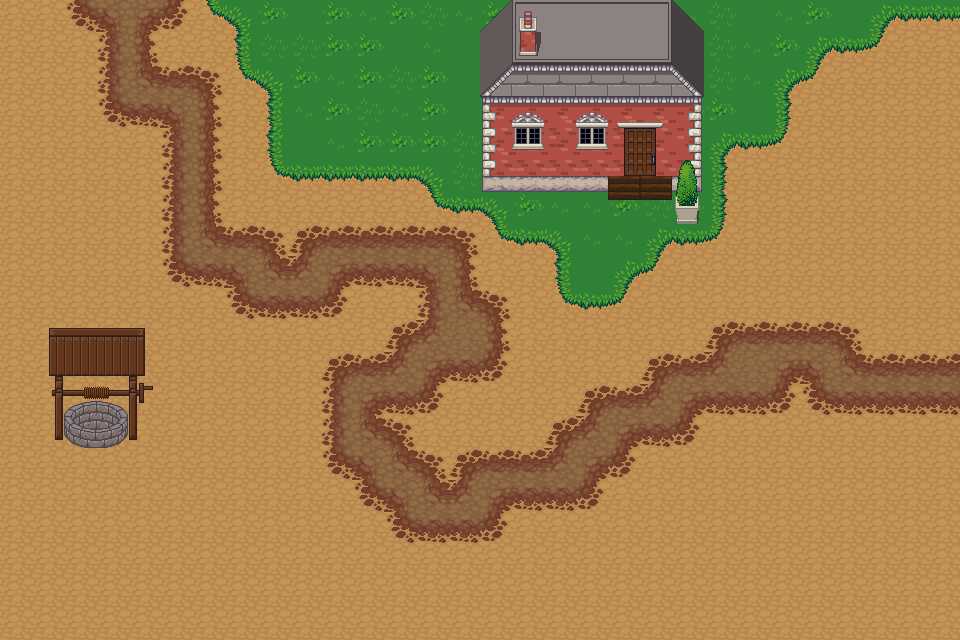

A level layout from a 2D game, rendered from its tile map. Below: a short description, then the map file with tile-grid data replaced by summaries:
An orthogonal 30x20 tile map with 32x32 px tiles, 7 tile layers (base-layer, path-layer, house-base-layer, house-interaction-layer, ...), 2 tilesets and 11 objects (in-front-of-house, in-front-of-well, off-the-path-point, grassy-plain-area, start-point, ...).

<map version="1.10" tiledversion="1.10.1" orientation="orthogonal" renderorder="right-down" width="30" height="20" tilewidth="32" tileheight="32" infinite="0" nextlayerid="11" nextobjectid="15">
 <tileset firstgid="1" source="terrain.tsx" />
 <tileset firstgid="1025" source="Exterior Tiles.tsx" />
 <layer id="1" name="base-layer" width="30" height="20">
  <data>[600 cells, 600 non-empty, 1 distinct tile ids]</data>
 </layer>
 <layer id="2" name="path-layer" width="30" height="20">
  <data>[600 cells, 256 non-empty, 24 distinct tile ids]</data>
 </layer>
 <layer id="3" name="house-base-layer" width="30" height="20">
  <data>[600 cells, 42 non-empty, 22 distinct tile ids]</data>
 </layer>
 <layer id="4" name="house-interaction-layer" width="30" height="20">
  <data>[600 cells, 10 non-empty, 8 distinct tile ids]</data>
 </layer>
 <layer id="5" name="house-exterior-layer" width="30" height="20">
  <data>[600 cells, 8 non-empty, 6 distinct tile ids]</data>
 </layer>
 <layer id="6" name="well-layer" width="30" height="20">
  <properties>
   <property name="base-y" value="12" />
  </properties>
  <data>[600 cells, 10 non-empty, 10 distinct tile ids]</data>
 </layer>
 <layer id="7" name="well-layer-2" width="30" height="20">
  <properties>
   <property name="base-y" value="12" />
  </properties>
  <data>[600 cells, 10 non-empty, 10 distinct tile ids]</data>
 </layer>
 <objectgroup id="8" name="collision-layer">
  <object id="1" x="481.618" y="24.6687" width="220.356" height="166.867" />
  <object id="4" x="58.2179" y="415.32" width="75.307" height="33.508" />
  <object id="6" x="676.02" y="196.902" width="23.0215" height="26.2716" />
 </objectgroup>
 <objectgroup id="9" name="point-layer">
  <object id="7" name="in-front-of-house" x="638.967" y="220.286">
   <point />
  </object>
  <object id="8" name="in-front-of-well" x="94.8645" y="466.569">
   <point />
  </object>
  <object id="9" name="off-the-path-point" x="838.73" y="551.856">
   <point />
  </object>
  <object id="11" name="grassy-plain-area" x="400.494" y="321.784">
   <point />
  </object>
  <object id="12" name="start-point" x="129.64" y="84.8831">
   <point />
  </object>
  <object id="13" name="main-path-entry" x="943.089" y="381.488">
   <properties>
    <property name="entry" type="bool" value="true" />
   </properties>
   <point />
  </object>
  <object id="14" name="main-path-exit" x="980.613" y="382.739">
   <properties>
    <property name="target" value="map2.main-path-entry" />
   </properties>
   <point />
  </object>
 </objectgroup>
 <objectgroup id="10" name="path-layer">
  <object id="10" name="bat-patrol" x="717.047" y="495.802">
   <polygon points="0,0 209.694,-0.444267 210.582,111.067 -1.3328,112.399" />
  </object>
 </objectgroup>
</map>
